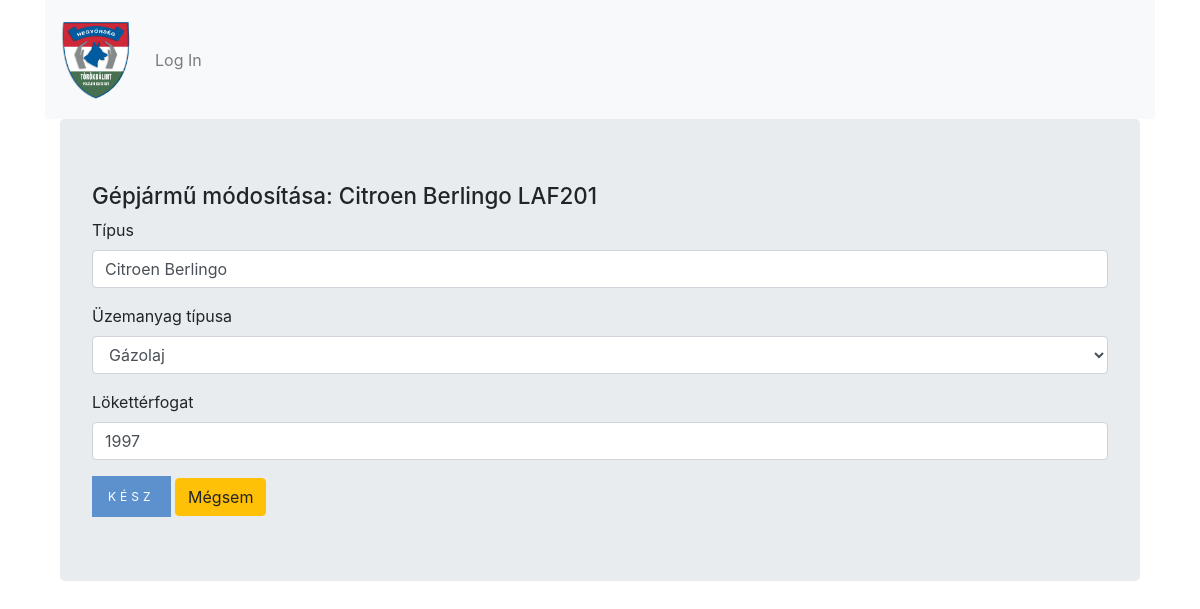
Page /time_sheet/udpate_car/2 on the committed database.
### time_sheet/models.py (models this page shows, shortened)
class Car(models.Model):
    fuel_types = (('B','Benzin'),('D','Gázolaj'),('G','Gáz'))
    car_type = models.CharField(max_length=150, verbose_name= ('Típus'), blank=True, null=True)
    car_plate = models.CharField(max_length=6, verbose_name= ('Rendszám'), unique=True)
    fuel_type = models.CharField(max_length=1, choices = fuel_types, default='O',verbose_name= ('Üzemanyag típusa'))
    ccm = models.PositiveSmallIntegerField(verbose_name= ('Lökettérfogat'))

### time_sheet/views.py (the view)
# urls.py: path('udpate_car/<int:pk>', views.CarUpdate.as_view(), name='car_update'),
class CarUpdate(UpdateView,LoginRequiredMixin):
    login_url = '/login/'
    fields = ('car_type', 'fuel_type', 'ccm')
    model = models.Car

### time_sheet/templates/time_sheet/car_form.html (shortened to what this page needs)
{% extends 'base.html' %}
{% load bootstrap4 %}
{% block content_block %}
<div class="jumbotron">
  <h1>
    {% if not form.instance.pk %}
    Új gépjármű
    {% else %}
    Gépjármű módosítása: {{car.car_type}} {{car.car_plate}}
    {% endif %}
  </h1>
<form method="POST">
  {% bootstrap_form form %}
  {% buttons %}
  <button type="submit" class="btn btn-primary">Kész</button>
  <a href="{% url 'time_sheet:car_list' %}" class="btn btn-warning">Mégsem</a>
  {% endbuttons %}
</form>
{% endblock %}

### static/css/master.css (style rules this page uses)
.btn-primary, .button-warning, .d-print-none { display: inline-block; border-radius: 0px; text-decoration: none; padding: 10px 15px; font-size: 12px; line-height: 19px; text-transform: uppercase; letter-spacing: 4px; -webkit-transition: all .4s ease-in-out; -moz-transition: all .4s ease-in-out; -ms-transition: all .4s ease-in-out; -o-transition: all .4s ease-in-out; transition: all .4s ease-in-out; }
.btn-primary { background-color: #5d91cd;border-color: #5d91cd }
h1, h2 { font-size: 1.4rem }

### rows in the picture
Car: car_type "Citroen Berlingo", car_plate "LAF201", fuel_type "Gázolaj", ccm "1997"
